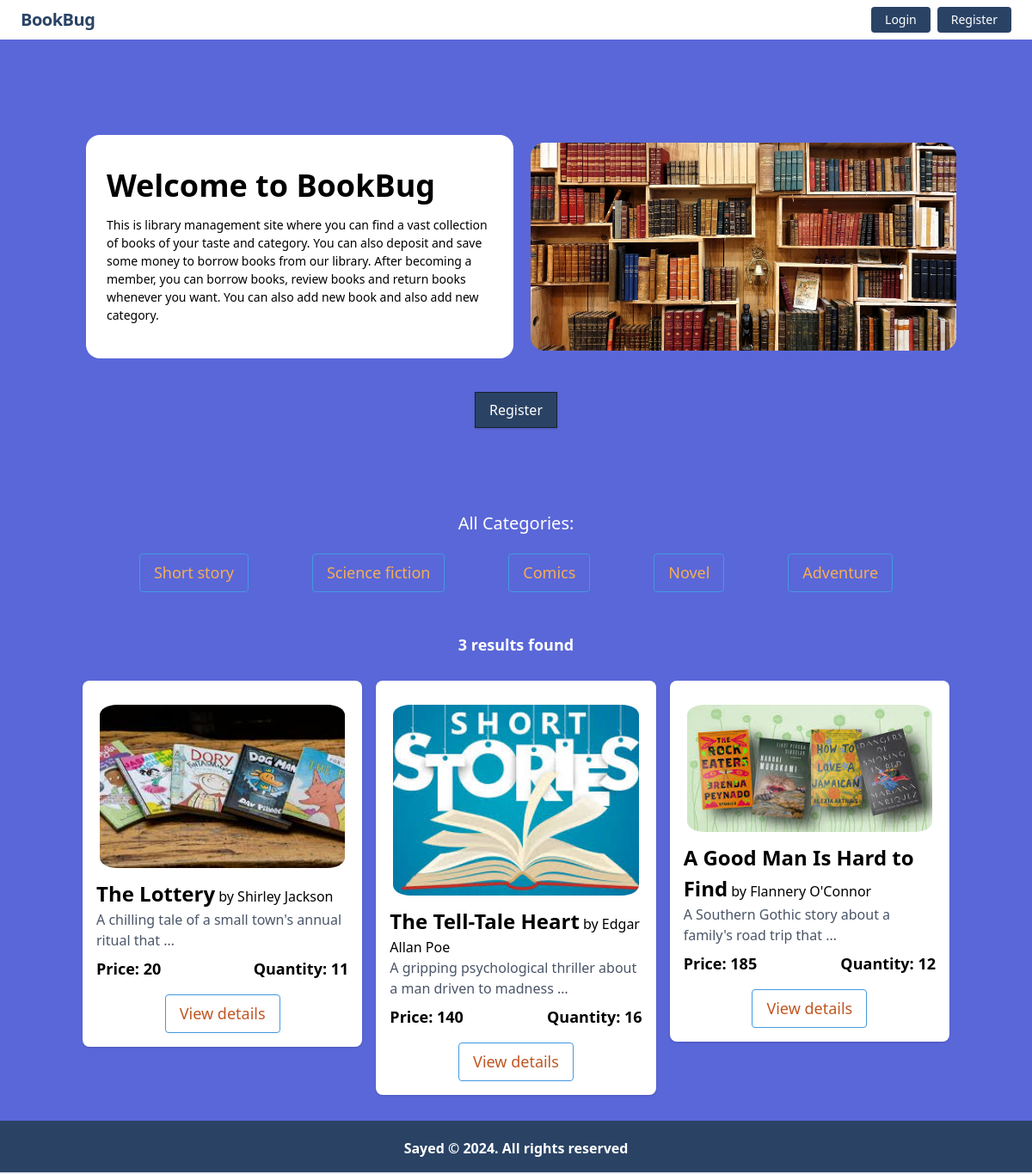
Page /categories/short-story/ on the committed database.
### category/models.py (models this page shows, shortened)
class Category(models.Model):
    name = models.CharField(max_length=100, unique=True)
    slug = models.SlugField(max_length=200, unique=True)

### book/models.py (models this page shows, shortened)
class Book(models.Model):
    book_name = models.CharField(max_length=100)
    category_name = models.ForeignKey(Category, related_name='category', on_delete=models.CASCADE)
    author = models.CharField(max_length=100, null=True, blank=True)
    description = models.TextField()
    price = models.IntegerField()
    quantity = models.IntegerField()
    image = models.ImageField(upload_to='book/media/uploads/', blank = True, null = True)

### core/views.py (the view)
# urls.py: path('', home, name='homepage'),
def home(request, category_slug = None):
    book_data = Book.objects.all()        # sob book gula ke anlam
    categories = Category.objects.all()        # sob category gulo anlam
    if category_slug is not None:
        target_category = Category.objects.get(slug = category_slug)
        book_data = Book.objects.filter(category_name = target_category)
    return render(request, 'index.html', {'data' : book_data, 'category' : categories})

### core/templates/index.html (shortened to what this page needs)
{% extends 'base.html' %}
{% load static %}
{% block content %}
<section class="container mx-auto my-12 md:my-24">
  <div class="flex flex-col md:flex-row items-center gap-2">
    <div
      class="flex flex-col w-full lg:w-1/2 justify-center items-start py-6 px-6 bg-white rounded-2xl bg-opacity-70 mx-3"
    >
      <h1 class="font-bold text-2xl md:text-3xl lg:text-4xl my-2">
        Welcome to BookBug
      </h1>
      <p class="text-sm xl:text-xl mb-4">
        This is library management site where you can find a vast collection of
        books of your taste and category. You can also deposit and save some
        money to borrow books from our library. After becoming a member, you can
        borrow books, review books and return books whenever you want. You can
        also add new book and also add new category.
      </p>
    </div>
    <div class="w-full lg:w-1/2 lg:py-6 text-center">
      <img class="rounded-2xl" src="{% static 'cover.jpg' %}" />
    </div>
  </div>
  <div class="flex justify-center w-full my-6">
    <a
      href="{% url 'register' %}"
      class="bg-blue-900 text-white rounded-none hover:bg-white hover:text-blue-900 hover:border-blue-900 shadow hover:shadow-lg py-2 px-4 border border-gray-900 hover:border-transparent"
      >Register</a
    >
  </div>
</section>
<section>
  <h5 class="text-center text-xl text-white">All Categories:</h5>
  <div class="flex justify-evenly mt-5 mb-12">
    {% for single_category in category %}
    <a
      class="no-underline inline-block border border-blue-500 text-orange-400 py-2 px-4 rounded hover:bg-blue-500 hover:text-white text-lg"
      href="{% url 'category_wise_book' single_category.slug %}"
      >{{single_category.name}}</a
    >
    {% endfor %}
  </div>
  <div>
    <h3 class="text-center text-lg font-semibold mt-8 mb-4 text-white">
      {{data | length}} results found
    </h3>
    <div class="flex flex-wrap">
      {% for book in data %}
      <div class="w-full sm:w-1/2 lg:w-1/3 my-3">
        <div class="card mx-2 bg-white shadow rounded-lg">
          <div class="card-body p-4">
            <img
              src="{{book.image.url}}"
              class="w-full rounded-3xl py-3 px-1"
              alt="..."
            />
            <h5>
              <span class="card-title text-2xl font-bold">
                {{book.book_name}}</span
              >
              by {{book.author}}
            </h5>
            <p class="card-text text-gray-700">
              {{book.description | truncatewords:10}}
            </p>
            <div class="flex justify-between mt-2">
              <h5 class="card-title text-lg font-bold">
                Price: {{book.price}}
              </h5>
              <h5 class="card-title text-lg font-bold">
                Quantity: {{book.quantity}}
              </h5>
            </div>
            <div class="text-center">
              <a
                href="{% url 'detail_book_info' book.id %}"
                class="no-underline inline-block border border-blue-500 text-orange-700 py-2 px-4 mt-4 rounded hover:bg-blue-500 hover:text-white text-lg"
                >View details</a
              >
            </div>
          </div>
        </div>
      </div>
      {% endfor %}
    </div>
  </div>
</section>
{% endblock %}

### rows in the picture
Category: name "Short story"
Category: name "Science fiction"
Category: name "Comics"
Category: name "Novel"
Category: name "Adventure"
Book: image (picture), book_name "The Lottery", author "Shirley Jackson", description "A chilling tale of a small town's annual ritual that …", price "20", quantity "11"
Book: image (picture), book_name "The Tell-Tale Heart", author "Edgar Allan Poe", description "A gripping psychological thriller about a man driven to madness …", price "140", quantity "16"
Book: image (picture), book_name "A Good Man Is Hard to Find", author "Flannery O'Connor", description "A Southern Gothic story about a family's road trip that …", price "185", quantity "12"

### other values in the picture
{{ data | length }} "3"
